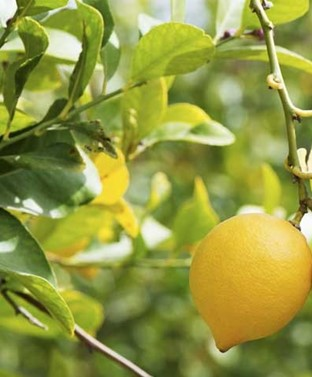
#> input picture Imagenes/limon-ec2.jpg, 312 x 377 px, found by its file name
$ python pregunta04_ec2.py
#> lines starting #> are read from the running program, lines starting #| are printed output that depends on the picture; after the words box and inside, x2 and y2 are one past the last pixel; in counts of white or black regions, pixels touching at a corner belong together
import cv2
import numpy as np

img = cv2.imread('C:/Users/Aldo Pizarro/Desktop/Idat_Clases/CicloV/ProcesamientoImg/limon-ec2.jpg')
#> img is the input picture: shape (377, 312, 3); mean B, G, R 66.8, 152.4, 146.7

hsv = cv2.cvtColor(img, cv2.COLOR_BGR2HSV) #BGR --> HSV
#> hsv: shape (377, 312, 3); mean H, S, V 34, 151.9, 157.7
lower = np.array([16,94,134]) #minimos
upper = np.array([25,255,255]) #maximos
mask = cv2.inRange(hsv,lower,upper)
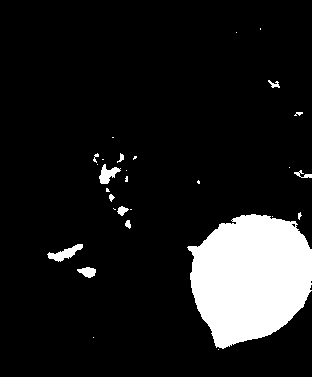
#> mask: shape (377, 312); 11.4% white; 29 white regions (17 under 20 px), largest, box (x1, y1, x2, y2) and area: (187, 214, 312, 349) 12418, (47, 244, 83, 262) 272, (99, 164, 121, 184) 223
img3 = cv2.bitwise_and(img, img, mask=mask)
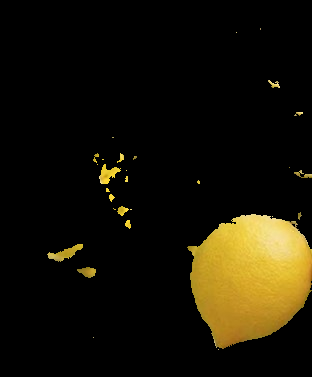
#> img3: shape (377, 312, 3); mean B, G, R 6.2, 19.4, 23.8

cv2.imshow('1',img3)
cv2.waitKey()
cv2.destroyAllWindows
